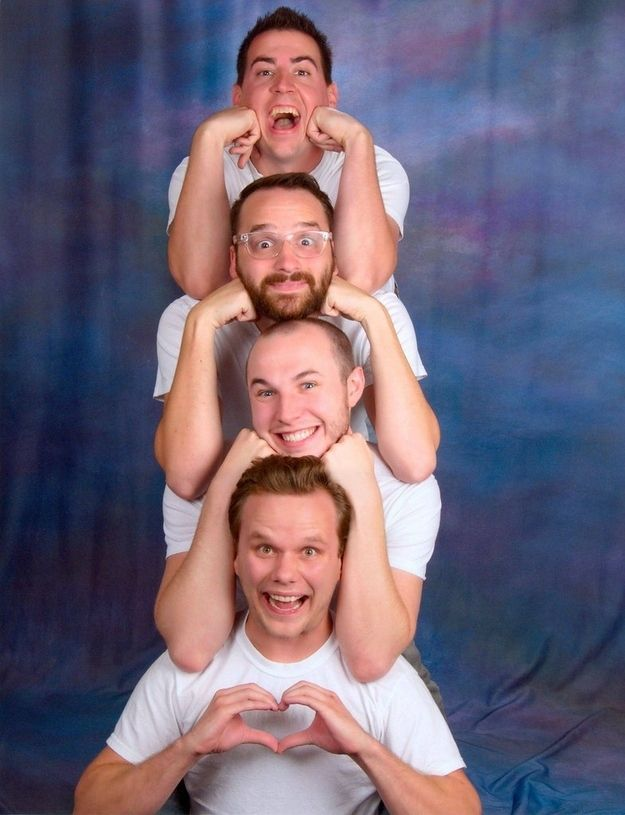
#> input picture friends.jpg, 625 x 815 px
$ python face_detection_img.py
#> lines starting #> are read from the running program, lines starting #| are printed output that depends on the picture; after the words box and inside, x2 and y2 are one past the last pixel; in counts of white or black regions, pixels touching at a corner belong together
import cv2

# Load Haar Cascade classifier
face_cascade = cv2.CascadeClassifier('haarcascade_frontalface_default.xml')

img = cv2.imread('friends.jpg')
#> img is the input picture: shape (815, 625, 3); mean B, G, R 118.6, 100.1, 111.4

gray = cv2.cvtColor(img, cv2.COLOR_BGR2GRAY)
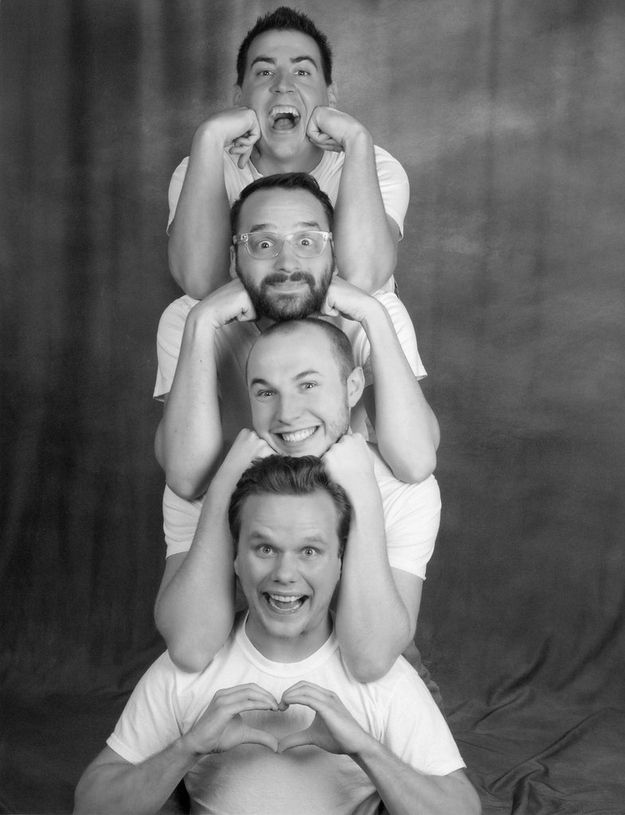
#> gray: shape (815, 625); min 0, max 254, mean 105.6
faces = face_cascade.detectMultiScale(gray, 1.1, 4)
#> faces = [[235, 31, 101, 101], [227, 504, 118, 118], [228, 339, 124, 124], [230, 195, 116, 116]]

for (x, y, w, h) in faces:
        cv2.rectangle(img, (x, y), (x + w, y + h), (225, 0, 0), 2)
#> this loop made 4 passes
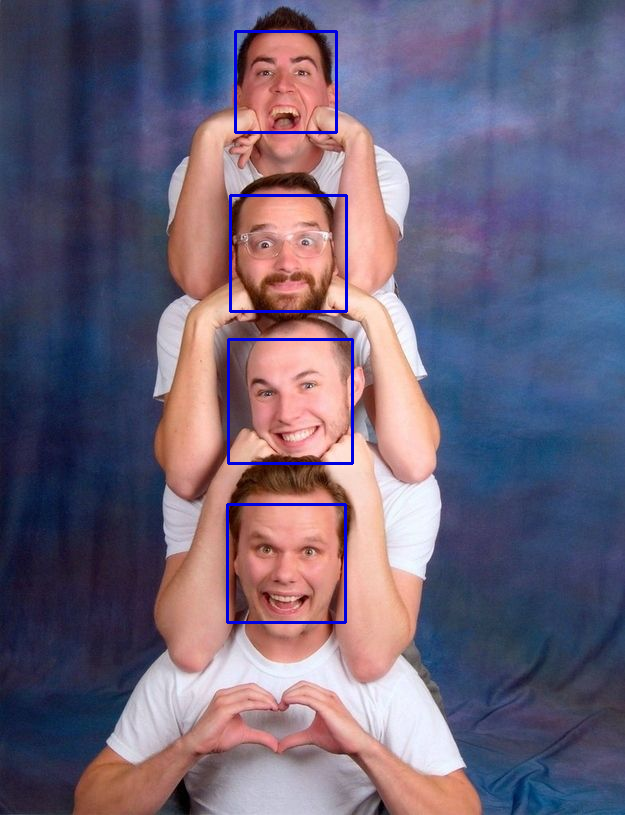
#> img: shape (815, 625, 3); 1.08% of pixels changed, all inside (x1, y1, x2, y2) = (226, 30, 354, 624)

cv2.imshow('Face Detection', img)

cv2.waitKey()

cv2.destroyAllWindows()
